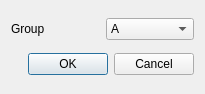
<?xml version="1.0" encoding="UTF-8"?>
<ui version="4.0">
 <class>Dialog</class>
 <widget class="QDialog" name="Dialog">
  <property name="geometry">
   <rect>
    <x>0</x>
    <y>0</y>
    <width>205</width>
    <height>94</height>
   </rect>
  </property>
  <property name="windowTitle">
   <string>Dialog</string>
  </property>
  <layout class="QVBoxLayout" name="verticalLayout">
   <item>
    <layout class="QHBoxLayout" name="horizontalLayout">
     <item>
      <widget class="QLabel" name="label">
       <property name="text">
        <string>Group</string>
       </property>
      </widget>
     </item>
     <item>
      <widget class="QComboBox" name="cb_group">
       <item>
        <property name="text">
         <string>A</string>
        </property>
       </item>
       <item>
        <property name="text">
         <string>B</string>
        </property>
       </item>
       <item>
        <property name="text">
         <string>C</string>
        </property>
       </item>
      </widget>
     </item>
    </layout>
   </item>
   <item>
    <widget class="QDialogButtonBox" name="buttonBox">
     <property name="standardButtons">
      <set>QDialogButtonBox::Cancel|QDialogButtonBox::Ok</set>
     </property>
    </widget>
   </item>
  </layout>
 </widget>
 <resources/>
 <connections/>
</ui>
